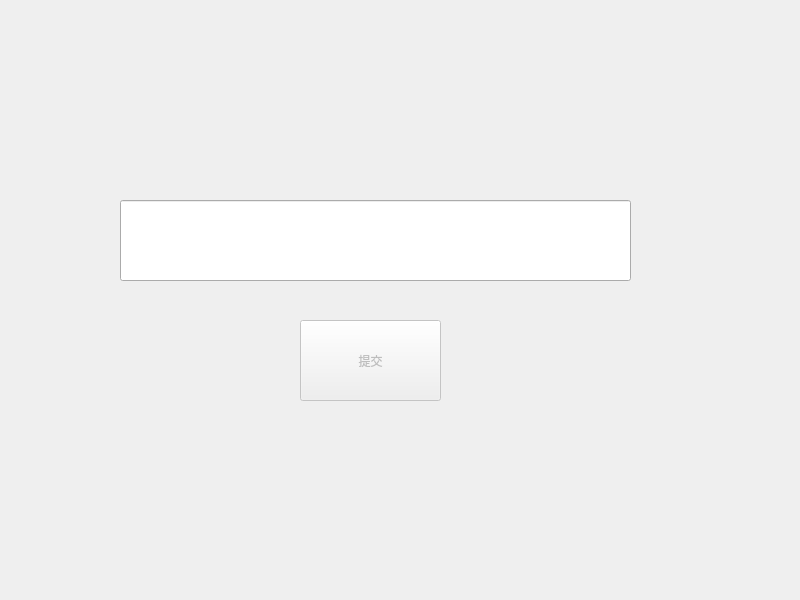
<?xml version="1.0" encoding="UTF-8"?>
<ui version="4.0">
 <class>Widget</class>
 <widget class="QWidget" name="Widget">
  <property name="geometry">
   <rect>
    <x>0</x>
    <y>0</y>
    <width>800</width>
    <height>600</height>
   </rect>
  </property>
  <property name="windowTitle">
   <string>Widget</string>
  </property>
  <widget class="QLineEdit" name="lineEdit">
   <property name="geometry">
    <rect>
     <x>120</x>
     <y>200</y>
     <width>511</width>
     <height>81</height>
    </rect>
   </property>
  </widget>
  <widget class="QPushButton" name="pushButton">
   <property name="enabled">
    <bool>false</bool>
   </property>
   <property name="geometry">
    <rect>
     <x>300</x>
     <y>320</y>
     <width>141</width>
     <height>81</height>
    </rect>
   </property>
   <property name="text">
    <string>提交</string>
   </property>
  </widget>
 </widget>
 <resources/>
 <connections/>
</ui>
